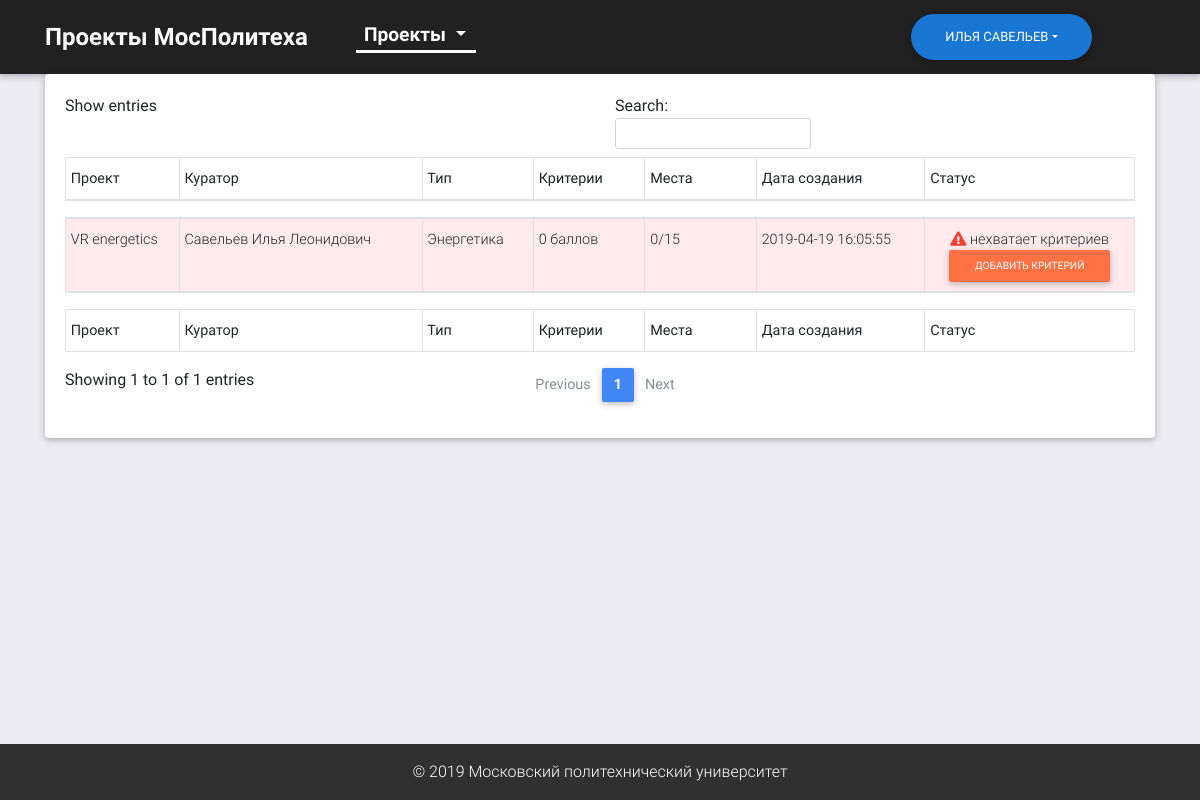
The page /myprojectlist (signed in) on the database as committed earlier.
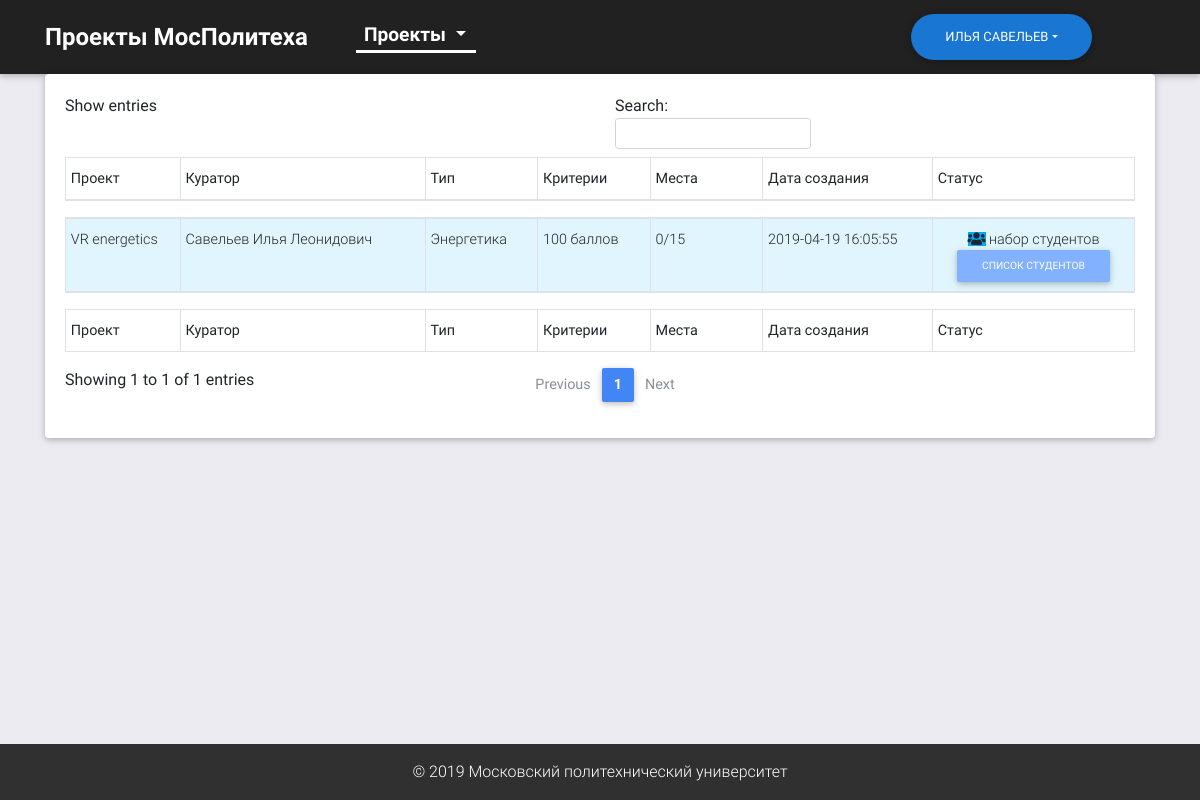
The same page on the database as committed later.
### tables this page shows
CREATE TABLE `projects` (
  `id` int(10) unsigned NOT NULL AUTO_INCREMENT,
  `image` varchar(128) NOT NULL,
  `title` varchar(128) NOT NULL,
  `curator` varchar(255) NOT NULL,
  `description` mediumtext NOT NULL,
  `type` varchar(32) NOT NULL,
  `curator_id` int(11) unsigned NOT NULL,
  `criteria_sum` int(3) unsigned NOT NULL DEFAULT '0',
  `status` int(2) unsigned NOT NULL DEFAULT '0',
  `team/students` varchar(64) NOT NULL,
  `mes` int(5) unsigned NOT NULL DEFAULT '0',
  `timeCreated` timestamp NOT NULL DEFAULT CURRENT_TIMESTAMP,
  PRIMARY KEY (`id`)
);

### config/routes.php (called while the page is built)
<?php
return array (
    'projects/search-(.*)/([ab][ab])/page-([0-9]+)' => 'home/index/$3/$2/$1',
    'projects/search-(.*)/page-([0-9]+)' => 'home/index/$2/no/$1/',
    'projects/search-(.*)/([ab][ab])' => 'home/index/1/$2/$1',
    'projects/search-(.*)' => 'home/index/1/no/$1',
    'projects/([а-яА-ЯЁёa-zA-Z]+)/([ab][ab])/page-([0-9]+)' => 'home/category/$1/$3/$2',
    'projects/([а-яА-ЯЁёa-zA-Z]+)/([ab][ab])' => 'home/category/$1/1/$2',
    'projects/([ab][ab])/page-([0-9]+)' => 'home/index/$2/$1',
    'projects/([а-яА-ЯЁёa-zA-Z]+)/page-([0-9]+)' => 'home/category/$1/$2',
    'projects/page-([0-9]+)' => 'home/index/$1',
    'page-([0-9]+)' => 'home/index/$1',
    'projects/([ab][ab])' => 'home/index/1/$1',
    'projects/([а-яА-ЯЁёa-zA-Z]+)' => 'home/category/$1',
    'projects' => 'home/index',
    'myprojectlist' => 'project/myProjects',
    'teammaking-id([0-9]+)' => 'project/teamMaking/$1',
    'projectTeam' => 'project/projectTeam',
    'addCriteria-id([0-9]+)' => 'project/createCriteria/$1',
    'project/id-([0-9]+)' => 'project/index/$1',
    'profile/addProject' => 'profile/add',
    'profile/newtype' => 'profile/newtype',
    'profile/showaccs' => 'profile/showaccs',
    'profile/editacc/id([0-9]+)' => 'profile/accountEdit/2/$1',
    'profile/newacc' => 'profile/accountEdit/1',
    'profile' => 'profile/index',
    'login' => 'login/index',
    'logout' => 'login/logout',
    'notfound' => 'notfound/index',
    '' => 'home/index',
    );

### controllers/ProjectController.php (called while the page is built, shortened)
<?php
class ProjectController
{
    public function actionMyProjects()
    {
        $projects = Project::getProjectsByLEC($_SESSION['user']['id'], $_SESSION['user']['project_type']);
        require(ROOT.'/views/project/my-projects.phtml');
        return true;
    }
}

### index.php (called while the page is built, shortened)
<?php
$router = new Router();
$router->run();

### models/Project.php (called while the page is built, shortened)
<?php
class Project
{
    public static function getProjectsByLEC($id, $type)
    {
        $db = Db::getConnection();
        $projectList = array();
        $sql = 'SELECT `id`, `title`, `curator`, `type`, `status`, `criteria_sum`, `team/students`, `mes`, `timeCreated` FROM `projects` WHERE `curator_id` = :id';
        $result = $db->prepare($sql);
        $result->bindParam(':id', $id, PDO::PARAM_INT);
        $result->execute();
        $i = 0;
        while ($row = $result->fetch())
        {
            $projectList[$i]['id'] = $row['id'];
            $projectList[$i]['title'] = $row['title'];
            $projectList[$i]['type'] = $row['type'];
            $projectList[$i]['curator'] = $row['curator'];
            $projectList[$i]['team/students'] = $row['team/students'];
            $projectList[$i]['mes'] = $row['mes'];
            $projectList[$i]['timeCreated'] = $row['timeCreated'];
            $projectList[$i]['status'] = $row['status'];
            $projectList[$i]['criteria_sum'] = $row['criteria_sum'];
            $i++;
        }
        return $projectList;
    }
}

### views/project/my-projects.phtml (the view, shortened to what the changed rows need)
<?php $site = 'Мои Проекты';  include(ROOT.'/views/layouts/header.phtml'); ?>
<div class="flex-fill">
    <div class="container">
        <div class="card">
            <div class="card-body">
                <div class="table-wrapper-scroll-y my-custom-scrollbar">
                    <table id="dtVerticalScroll" class="table table-striped table-bordered table-sm" cellspacing="0"
                        width="100%">
                        <thead>
                            <tr>
                                <th class="th-sm">Проект
                                </th>
                                <th class="th-sm">Куратор
                                </th>
                                <th class="th-sm">Тип
                                </th>
                                <th class="th-sm">Критерии
                                </th>
                                <th class="th-sm">Места
                                </th>
                                <th class="th-sm">Дата создания
                                </th>
                                <th class="th-sm">Статус
                                </th>
                            </tr>
                        </thead>
                        <tbody>
                            <?php foreach($projects as $project)
                {
                    $cap = explode('/', $project['team/students']);
                    $cap = $cap[0]*$cap[1];
                    echo '<tr';
                    switch($project['status']) {
                        case 0:
                            echo ' class="red lighten-5"';
                            break;
                        case 1:
                            echo ' class="light-blue lighten-5"';
                            break;
                    }
                    if ($project['status'] == 0) echo ' class="red lighten-5"';
                    echo '><td>'.$project['title'].'</td><td>'.$project['curator'].'</td><td>'.$project['type'].'</td><td>'.$project['criteria_sum'];
                    if ($project['criteria_sum'] % 10 == 1)
                        echo ' балл';
                    else
                        echo ' баллов';
                    echo '</td><td>'.$project['mes'].'/'.$cap.'</td><td>'.$project['timeCreated'].'</td><td class="text-center">';
                    switch($project['status']) {
                        case 0:
                            echo '<i class="red-text fas fa-exclamation-triangle"></i> нехватает критериев<br><a type="button" href="/addCriteria-id'.$project['id'].'" class="btn btn-deep-orange btn-sm m-0">Добавить критерий</a>';
                            break;
                        case 1:
                            echo '<i class="light-blue fas fa-users"></i> набор студентов<br><a type="button" href="/teammaking-id'.$project['id'].'" class="btn btn-light-blue btn-sm m-0">Список студентов</a>';
                            break;
                    }
                    echo '</td></tr>';
                } ?>
                        </tbody>
                        <tfoot>
                            <tr>
                                <th>Проект
                                </th>
                                <th>Куратор
                                </th>
                                <th>Тип
                                </th>
                                <th>Критерии
                                </th>
                                <th>Места
                                </th>
                                <th>Дата создания
                                </th>
                                <th>Статус
                                </th>
                            </tr>
                        </tfoot>
                    </table>
                </div>
            </div>
        </div>
    </div>
</div>
<?php include(ROOT.'/views/layouts/footer.phtml'); ?>
</body>
</html>

### components/Router.php (shortened to what the changed rows need)
<?php
class Router
{
    private $routes;
    public function __construct()
    {
        $routesPath= ROOT.'/config/routes.php';
        $this->routes = include($routesPath);
    }
    private function getURI()
    {
        if (!empty($_SERVER['REQUEST_URI'])) {
            return trim($_SERVER['REQUEST_URI'], '/');
        }
    }
    public function run()
    {
        $uri = urldecode($this->getURI());
        foreach ($this->routes as $uriPattern => $path) {
            if (preg_match("~$uriPattern~", $uri)) {
                $internalRoute = preg_replace("~$uriPattern~", $path, $uri);
                $segments = explode('/', urldecode($internalRoute));
                $controllerName = array_shift($segments). 'Controller';
                $actionName = 'action' . ucfirst(array_shift($segments));
                $parameters = $segments;
                $controllerObject = new $controllerName;
                if (method_exists($controllerObject, $actionName)) {
                $result = call_user_func_array(array($controllerObject, $actionName), $parameters);}
                else
                {
                    self::ErrorPage404();
                }
                if ($result != null) {
                    break;
                }
            }
        }
    }
}
?>

Rows that differ between the two databases and show on the page:
changed projects "VR energetics": status 0 → 1 (drawn); criteria_sum "0" → "100"
Other text that changed with them:
list line gone: "нехватает критериев ДОБАВИТЬ КРИТЕРИЙ"
new list line: "набор студентов СПИСОК СТУДЕНТОВ"
